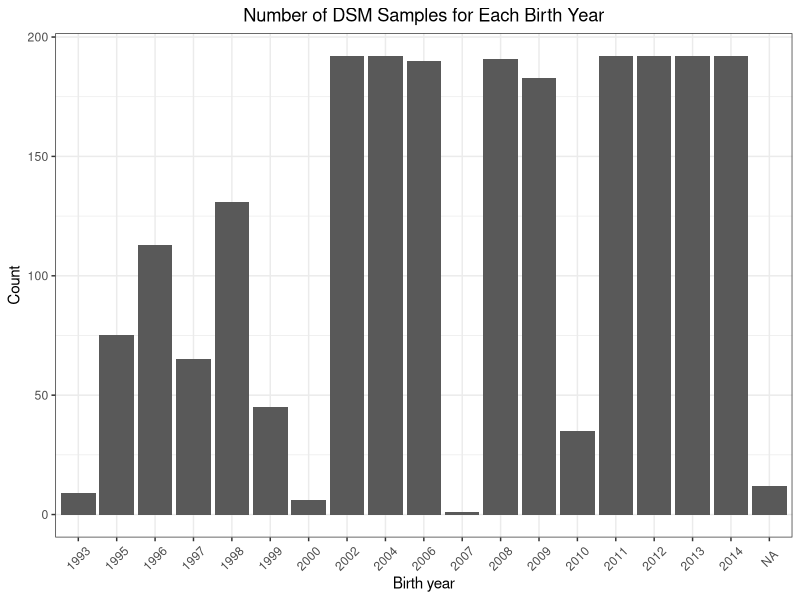
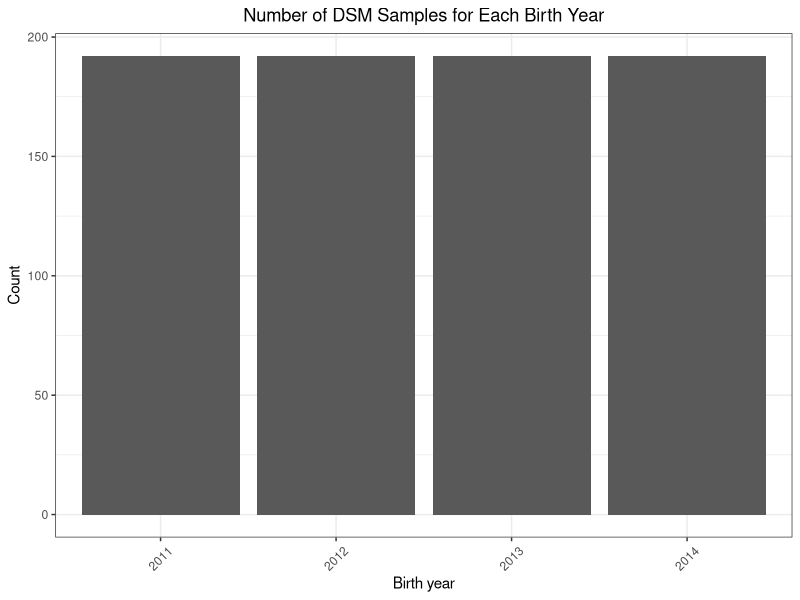

R code for these plots, in order:
## ---- chunk 1
knitr::opts_chunk$set(echo = TRUE, warning=FALSE, message=FALSE)
## ---- chunk 2
library(tidyverse)
## ---- chunk 3
meta<-read_csv("meta/meta.csv") %>% select(`Library Name`, `Plate location`, filename, `Unique ID`, `Plate ID`, `Sample ID`, `Date collected`, `Birth year`,
                                           `Fork Length (mm)`, `Julian day`, `Station ID`, `Field ID`) %>%
  filter(!(`Plate location` == "Plate location")) %>% 
  unique()
## ---- chunk 4
d<-meta %>% group_by(`Birth year`) %>% summarize(Count=n())
ggplot(d) + geom_bar(aes(x=`Birth year`, y=Count), stat="identity") +
  theme_bw() +
  ggtitle("Number of DSM Samples for Each Birth Year") +
  theme(plot.title = element_text(hjust=0.5)) +
  theme(axis.text.x = element_text(angle=45, vjust=.5))
## ---- chunk 5
sub<-meta %>% filter(`Birth year` > 2010) %>% arrange(`Library Name`,`Plate location`)

ggplot(sub %>% group_by(`Birth year`) %>% summarize(Count=n())) + 
  geom_bar(aes(x=`Birth year`, y=Count), stat="identity") +
  theme_bw() +
  ggtitle("Number of DSM Samples for Each Birth Year") +
  theme(plot.title = element_text(hjust=0.5)) +
  theme(axis.text.x = element_text(angle=45, vjust=.5))

write_csv(sub, "meta/dsm-since-2010.csv")
